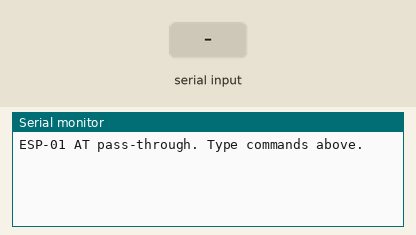
Simulated run of this sketch. Board: Arduino Uno, built with avr-gcc and run on an emulated ATmega328P. On the bench: the last lines printed to the serial monitor. The test bench sets the inputs (shaded band).

Above: at 1.2 s.
1.3 s: "1" received over the second serial link
At 2.0 s:
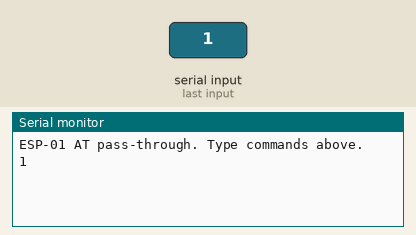
2.8 s: "0" received over the second serial link
At 3.1 s:
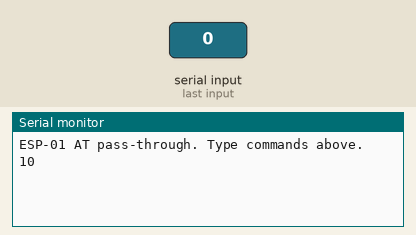

Measured:
- after the input at 1.3 s, the serial monitor: prints a new line at once (image 1)
- after the input at 2.8 s, the serial monitor: prints a new line at once (image 2)

The sketch:

example_1.ino
```cpp
// Creates a bidirectional serial passthrough so you can type AT commands to the ESP-01 from the Arduino Serial Monitor and see responses.
//
// Buy this module: https://shillehtek.com/products/esp8266-esp-01-serial-wifi-module-1mb-wireless-transceiver-iot
// Full manual: https://shillehtek.com/blogs/shillehtek-product-manuals/esp8266-esp-01-serial-wifi-module-1mb-wireless-transceiver-iot-manual
// More examples: https://github.com/shillehbean/shillehtek-examples
//

// Arduino - manually talk to the ESP-01 from the Serial Monitor
// Open Serial Monitor at 9600, set "Both NL & CR" so AT commands end correctly
// Try: AT, AT+GMR (firmware version), AT+CWLAP (scan APs)

#include <SoftwareSerial.h>

SoftwareSerial esp(2, 3);   // RX = D2, TX = D3 (through divider)

void setup() {
  Serial.begin(9600);
  esp.begin(9600);          // some AT firmwares default to 115200; try both
  Serial.println("ESP-01 AT pass-through. Type commands above.");
}

void loop() {
  while (esp.available())    Serial.write(esp.read());
  while (Serial.available()) esp.write(Serial.read());
}
```
